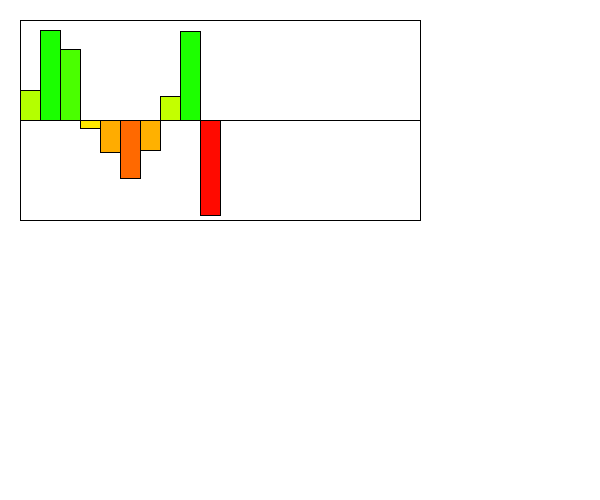
Frame 1 (no input)
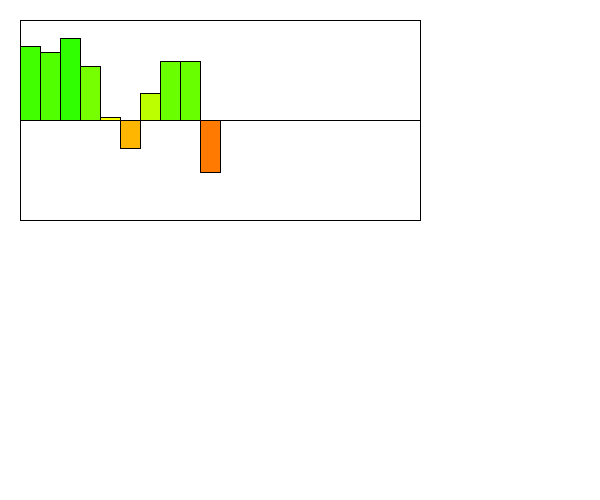
Frame 60 (the mouse pressed at the canvas centre just before this capture)
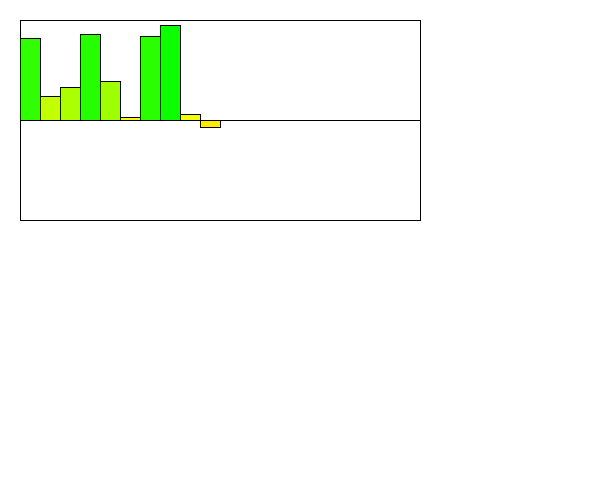
Frame 120 (the mouse held since frame 60 and released just before this capture)

The Processing sketch that drew these frames (run headless with seeded random() and noise(); from frame 60 on, the mouse is pressed at the canvas centre):

// Processing sketch: Section1
// ── Section1.pde
int MAX_VALUE = 100;
int MIN_VALUE = -100;
Visualizer v;

/*You are simulating a visualizer of multiple values
 You need to create a display method first.
 Then you can make a method that changes the values each time the update is called.
 */
class Visualizer {
  float x, y;
  float [] values;
  float [] speeds;
  Visualizer(float x, float y) {
    this.x = x;
    this.y = y;
    values = new float[10];
    speeds = new float[10];
    for (int i = 0; i < values.length; i++) {
      values[i] = random(-99, 99);
      speeds[i] = random(2)/2 + 0.5;
    }
  }

  void display() {
    //draw the bars equally spaced inside this box.
    //You can assume 10, but it would be even better
    //if you could modify it to be larger increments.
    fill(255);
    rect(x, y, 400, 200);
    //This is a 200x400 box.
    //The width of the visualizer is 400! This rect is the border

    //the line is the 0 y-value, the top is 100, the bottom is -100
    line(x, y+100, x+400, y+100);

    //You need to use a loop. You need to make the HEIGHT of the bars
    //the values in the array.
    //Negative values are red, and go below the line.
    //Positive values are green and go above the line.

    //???WRITE THIS METHOD!!!

    for(int i = 0; i < values.length; i++){
    if (values[i] < 0){
      fill(255, 255*((100 + values[i])/100), 0);
      rect(i*20 + 20, 120, 20, values[i]*-1);
    } else if (values[i] > 0){
      fill(255*((100 - values[i])/100),255, 0);
      rect(i*20 + 20, 120, 20, values[i]*-1);
    }
    }

    //Width of the visualizer is 400!


  }
  void update() {
    //???WRITE THIS METHOD!!!
    for (int i = 0; i < values.length; i++) {
      values[i] += speeds[i];
      //??? keep them values between max/min value

      //??? reverse the speeds so they oscillate up/down when they reach max/min
      if(values[i]>250){
        speeds[i]*=-1;
      } else if(values[i]>100){
        speeds[i]*=-1;
      }if(values[i]<-100){
        speeds[i]*=-1;
      }
    }
  }
}

void setup() {
  size(600, 500);
  v = new Visualizer(20, 20);
}
void draw() {
  background(255);
  v.display();
  v.update();
} 
